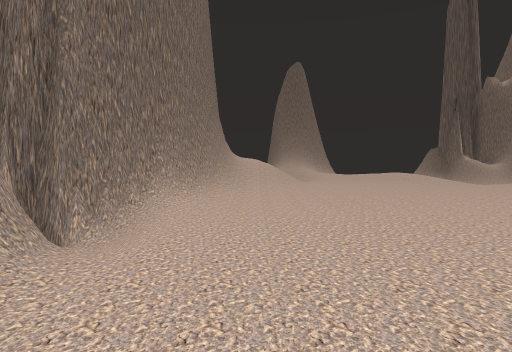
view 1 (above)

23 first-person views from a walk through a 3-D level made in the Unity game engine. The camera is 1.3 m above the floor, tilts 2° down and sees 75° across. The floor is counted in squares, 2 m on a side. Each view is taken from the middle of a square. On the plan, view 1 faces up. The plan holds only what a view shows up to about 10 squares ahead; the rest is blank. The place goes on beyond the plan. The player is left out.

view 2
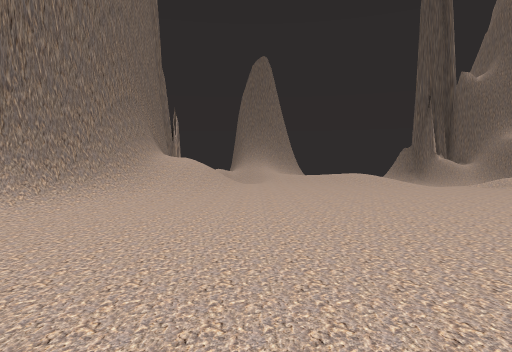

view 3
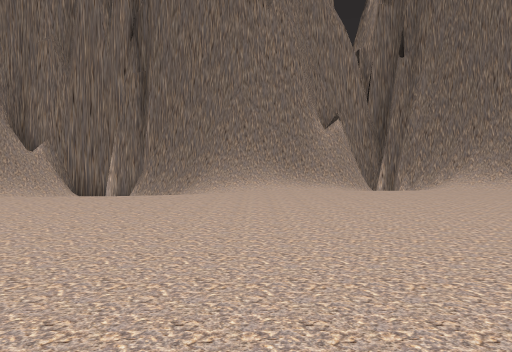

view 4
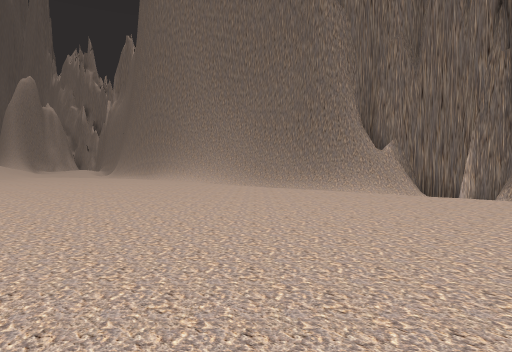

view 5
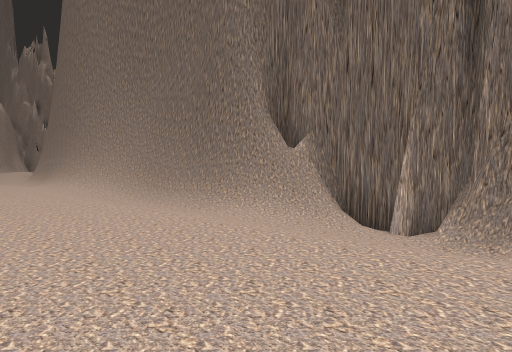

view 6
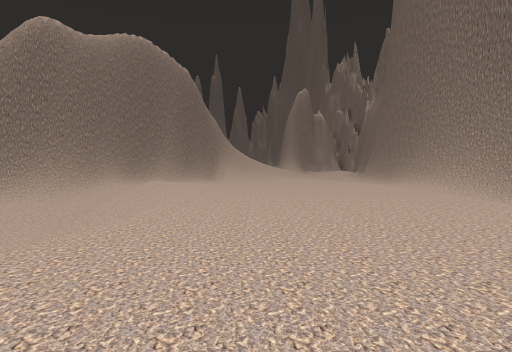

view 7
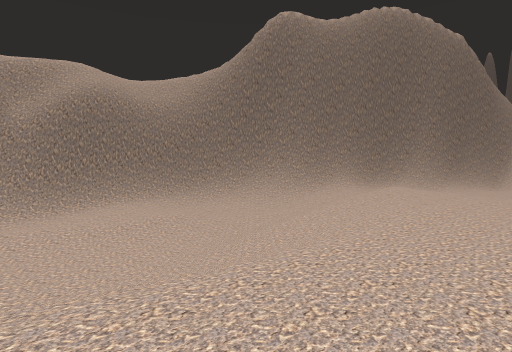

view 8
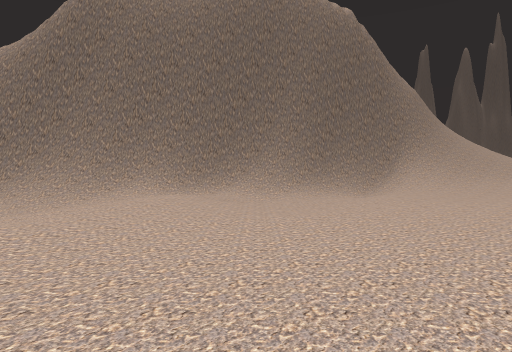

view 9
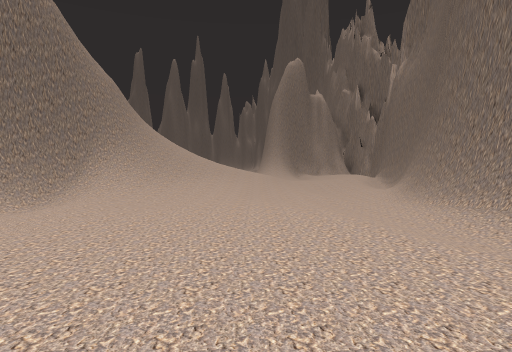

view 10
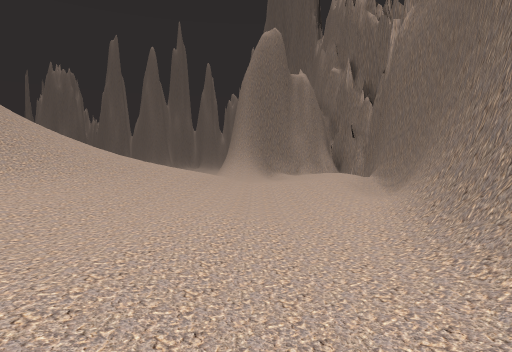

view 11
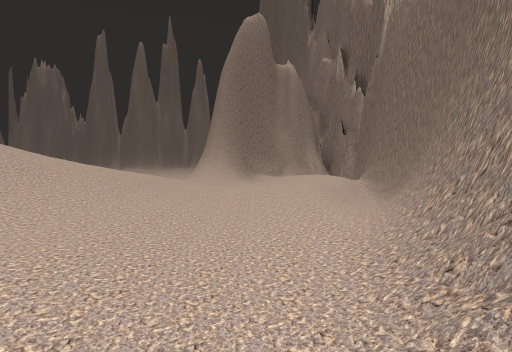

view 12
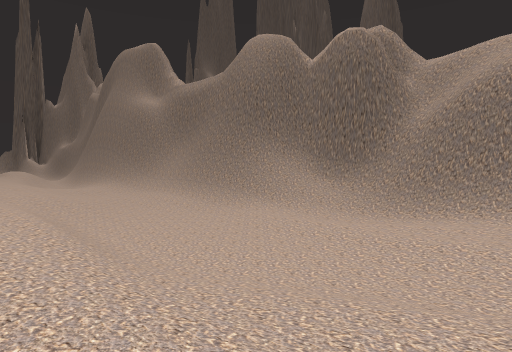

view 13
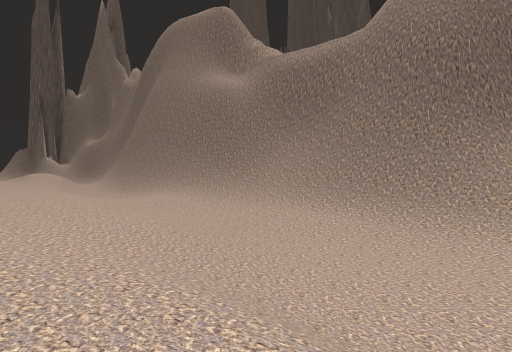

view 14
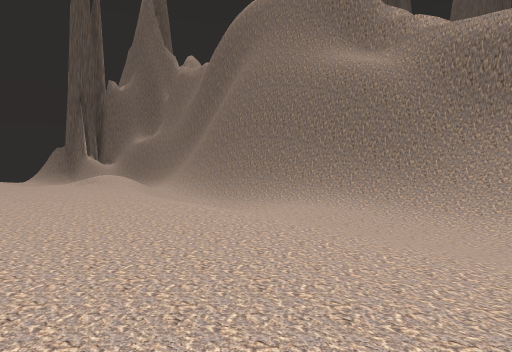

view 15
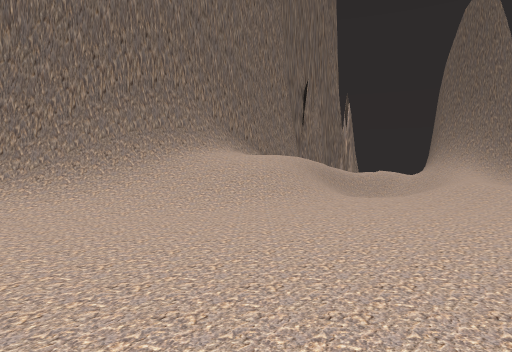

view 16
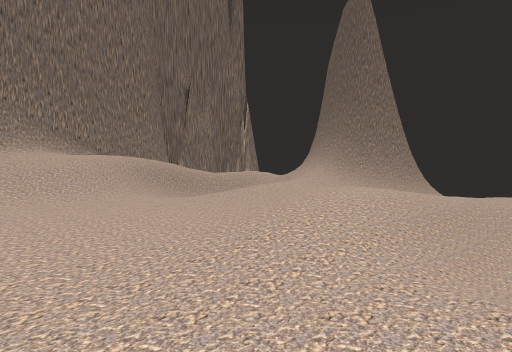

view 17
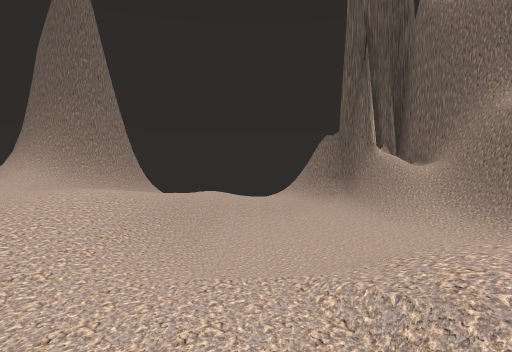

view 18
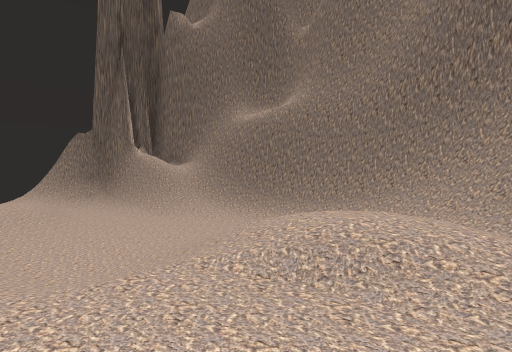

view 19
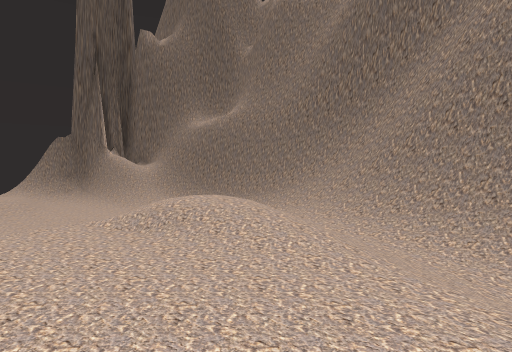

view 20
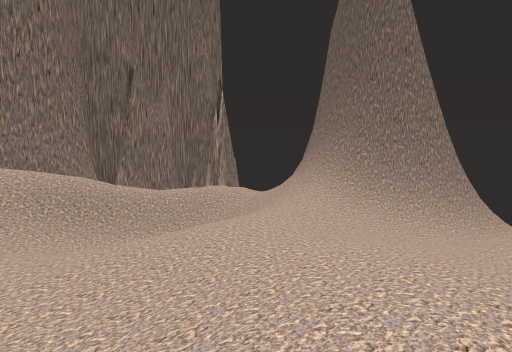

view 21
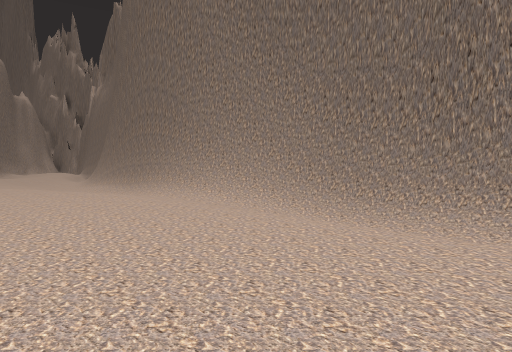

view 22
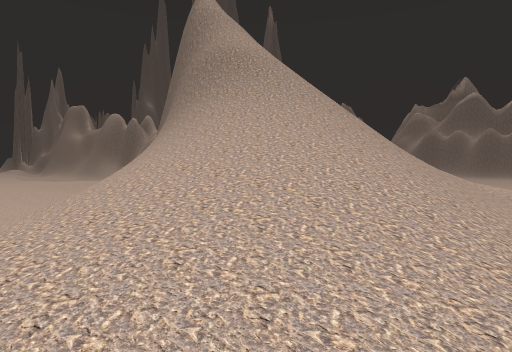

view 23
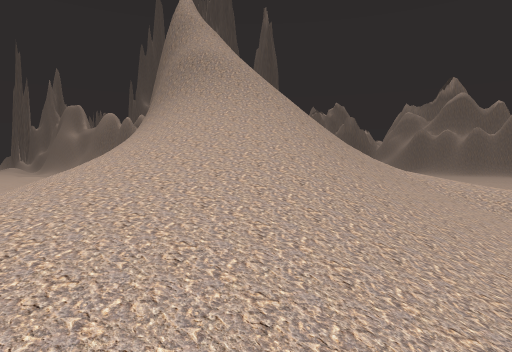

### Floor plan
Key: @ floor where view 1 was taken; # wall or solid block; . main floor; : floor 0.25 m higher than the main floor; - floor 0.25 m lower than the main floor; + floor 0.5 m higher than the main floor; _ floor 0.5 m lower than the main floor; * floor 0.75 m higher than the main floor; < floor 0.75 m lower than the main floor; % floor 1 m higher than the main floor; ( floor 1 m lower than the main floor; & floor 1.5 m higher than the main floor; / step, stairs or slope; = window, fence, low wall or low ledge; v drop or lower ground.
Columns run from 3 left of view 1 to 13 right of it. Each row starts with its distance up from view 1.
 20        #     #
 19      ###/   /###
 18    ####/_ -_/(##
 17    =+//-- ._/(=#
 16  # ///+...//((_#
 15  # ///+:::/((((#
 14  #/=< ++++/((((#
 13  #///-::++/((<(#
 12  ##//...:+/</  #
 11   #&/....:../ _#
 10   #//.......+/_#
  9   #//.......://#
  8   #/........./##
  7  ##........./<#
  6  #/........./<#
  5 ##.........._<#
  4 #/..........__##
  3 ##..........__##
  2  #..........__/#
  1  #.........._</#
  0  #/@.......-_</#
 -1  #/........-_(_#
 -2  #_.......-_<(/#
 -3 ##<-.......<((/##
 -4 #(<-.......(((<##
 -5 #/<-.......(((</#
 -6 ##/-....../(((</#
 -7  #/-....../(((<<#
 -8  ##_......-<((<<#
 -9  ##_......-_(<__#
-10   #_.......-<<_/#
-11   #-........_<</#
-12   #........./_/##
-13   #/.......:-_##
-14   #/.......:-/#
-15   #/.....--.-##
-16    /-....--_/#
-17    /_....---##
-18   #/_.....-##
-19   #/_-..-._#
-20   #/_--.-./#
-21   #__--../##
-22  ##__--.//###
-23  #/___.://#=
-24 ##___-.///v/
-25 #/___-://///
-26 #_--_.+/////=
-27 #/.--.+%////
-28 #/.--.+*////%
-29 #..-_.+++///+
-30 #:.__....-/

Positions as (right, up) in squares from view 1, and headings:
1: (0, 0), facing up
2: (2, 1), facing up
3: (7, 0), facing left
4: (7, -2), facing down-left
5: (3, -2), facing down-left
6: (5, -3), facing down
7: (5, -6), facing down-right
8: (3, -11), facing down-right
9: (3, -13), facing down
10: (1, -18), facing down
11: (0, -20), facing down
12: (6, -10), facing up-right
13: (6, -5), facing up-right
14: (5, -1), facing up-right
15: (5, 6), facing up-left
16: (8, 9), facing up-left
17: (8, 9), facing up
18: (7, 9), facing up-right
19: (7, 7), facing up-right
20: (6, 12), facing up-left
21: (4, -7), facing down-left
22: (3, -29), facing up-right
23: (3, -30), facing up-right
